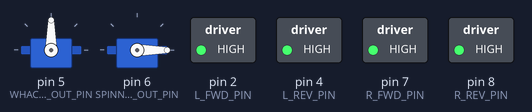
A sketch run on a simulated Arduino Uno, built with avr-gcc and run on an emulated ATmega328P. Parts: 2 × servo, switched loads named in the sketch (green lamp = pin HIGH).

Above: at 0.3 s.
Timing chart, 0 to 1.8 s (numbered marks = the images above):
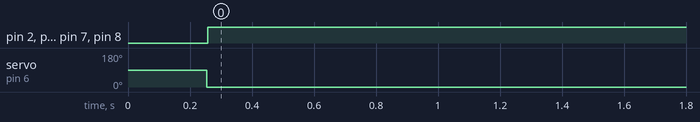

Measured:
- by itself, pin 2 (L_FWD_PIN), pin 4 (L_REV_PIN), pin 7 (R_FWD_PIN), pin 8 (R_REV_PIN): LOW → HIGH at 0.26 s
- by itself, servo on pin 6 (SPINNER_SERVO_OUT_PIN): 90° → 0° at 0.25 s

The sketch:

RcCombatBotSpinner.ino
```cpp
//#define DEBUG 1
//#define IS_PPM  // comment this define for serial input from satellite receiver

#include "configuration.h"
#include "RcSatelliteReceiver\RcSatelliteReceiver.h"
#include <SoftPWM.h>
#include <Servo.h>

RcSatelliteReceiver Receiver;

#ifdef IS_PPM
int MIN_CHANNEL_VAL 840
int MAX_CHANNEL_VAL 1650
#else
int MIN_CHANNEL_VAL = Receiver.MinChannelValue;
int MAX_CHANNEL_VAL = Receiver.MaxChannelValue;
#endif // IS_PPM

int _channels[NUM_CHANNELS];
int _ppmSkipCount = 5;
bool _isInitialized = false;
Servo _whackerServo;
Servo _spinnerServo;

double _spinnerRampUpPerMicro = (double)MAX_SERVO_VALUE / (double)(SPINNER_RAMP_UP_MS * 1000);
double _spinnerRampedPosition = 0;
unsigned long _spinnerLastMicros = micros();

void setup()
{
	Serial.begin(115200);

	// Set failsafe values for channels that cause movement
	int servoMidPoint = (Receiver.MinChannelValue + Receiver.MaxChannelValue) / 2;
	Receiver.setChannelFailsafeValue(CHANNEL_SPINNER, Receiver.MinChannelValue);
	Receiver.setChannelFailsafeValue(CHANNEL_WHACKER, servoMidPoint);
	Receiver.setChannelFailsafeValue(CHANNEL_THROTTLE, servoMidPoint);
	Receiver.setChannelFailsafeValue(CHANNEL_STEERING, servoMidPoint);

	InitGPIO();

	// RunTestSequence();
}

void loop() {
#ifdef IS_PPM
	GetPpmChannels();
#else
	GetSatelliteChannels();
#endif // IS_PPM

	/*
	#ifdef DEBUG
		for (int channelNum = 1; channelNum <= NUM_CHANNELS; channelNum++)
		{
			Serial.print("  ");
			Serial.print(channelNum);
			Serial.print(": ");
			Serial.print(getChannel(channelNum));
		}
		Serial.println();
	#endif
	*/

	int throttlePosition = GetNormalizedStickPosition(getChannel(CHANNEL_THROTTLE), -127, 127, 6);
	int steeringPosition = GetNormalizedStickPosition(getChannel(CHANNEL_STEERING), -127, 127, 6);
	int whackerPosition = GetNormalizedStickPosition(getChannel(CHANNEL_WHACKER), 0, MAX_SERVO_VALUE, 6);
	int spinnerPosition = GetNormalizedStickPosition(getChannel(CHANNEL_SPINNER), 0, MAX_SERVO_VALUE, 0);
	double speedRatio = (double)GetNormalizedStickPosition(getChannel(CHANNEL_SPEED_PERCENT), 0, 100, 0) / 100.0;
	bool isWedgeMode = GetNormalizedStickPosition(getChannel(CHANNEL_WEDGE_MODE), 0, 100, 0) > 60 ? true : false;
	bool isInverted = GetNormalizedStickPosition(getChannel(CHANNEL_INVERT), 0, 100, 0) > 60 ? true : false;

	// wait for first good signal from the receiver
	if (!_isInitialized)
	{
		if (throttlePosition != 0 || steeringPosition != 0 || spinnerPosition != 0)
		{
#ifdef DEBUG
			Serial.println("Not initialized! Throttle, steering and spinner must be 0 to initialize.");
#endif
			return;
		}
#ifdef DEBUG
		Serial.println("Initialize. Throttle and steering are both 0.");
#endif
		_isInitialized = true;
	}

	if (isWedgeMode)
	{
		steeringPosition = -steeringPosition;
		isInverted = !isInverted;
	}

	WheelPower wheelPower = GetWheelPower(steeringPosition, throttlePosition);
	if (speedRatio < 1)
	{
		wheelPower.Left = (double)wheelPower.Left * speedRatio;
		wheelPower.Right = (double)wheelPower.Right * speedRatio;
	}

	spinnerPosition = getRampedPosition(spinnerPosition, _spinnerRampUpPerMicro, &_spinnerRampedPosition, &_spinnerLastMicros);

	if (isInverted)
	{
		// invert wheel directions
		int temp = wheelPower.Left;
		wheelPower.Left = -wheelPower.Right;
		wheelPower.Right = -temp;

		// invert swiping direction
		whackerPosition = MAX_SERVO_VALUE - whackerPosition;
	}

	// Make it so...
	if (wheelPower.Left == 0 && wheelPower.Right == 0)
	{
		// Brake
		SoftPWMSet(L_FWD_PIN, 255);
		SoftPWMSet(L_REV_PIN, 255);
		SoftPWMSet(R_FWD_PIN, 255);
		SoftPWMSet(R_REV_PIN, 255);
	}
	else
	{
		SoftPWMSet(L_FWD_PIN, wheelPower.Left > 0 ? Bind(abs(wheelPower.Left) * 2 + 1, 0, 255) : LOW);
		SoftPWMSet(L_REV_PIN, wheelPower.Left < 0 ? Bind(abs(wheelPower.Left) * 2 + 1, 0, 255) : LOW);
		SoftPWMSet(R_FWD_PIN, wheelPower.Right > 0 ? Bind(abs(wheelPower.Right) * 2 + 1, 0, 255) : LOW);
		SoftPWMSet(R_REV_PIN, wheelPower.Right < 0 ? Bind(abs(wheelPower.Right) * 2 + 1, 0, 255) : LOW);
	}

	_whackerServo.write(whackerPosition);
	_spinnerServo.write(spinnerPosition);

#ifdef DEBUG
	Serial.print("wheelPower.Left: ");
	Serial.print(wheelPower.Left);
	Serial.print("    wheelPower.Right: ");
	Serial.print(wheelPower.Right);
	Serial.println();
#endif

	digitalWrite(INDICATOR_LED_PIN, HIGH);
}

int getRampedPosition(int targetPosition, double rampUpPerMicro, double* rampedPosition, unsigned long* lastMicros)
{
	unsigned long prevLastMicros = *lastMicros;
	*lastMicros = micros();
	if (targetPosition <= *rampedPosition)
	{ // Allow immediate reduction (no ramp down)
		*rampedPosition = targetPosition;
	}
	else
	{
		unsigned long elapsedMicros = *lastMicros - prevLastMicros;
		*rampedPosition += (double)elapsedMicros * rampUpPerMicro;
		if (targetPosition > *rampedPosition)
		{
			*rampedPosition = targetPosition;
		}
	}

	return *rampedPosition;
}

#ifdef IS_PPM
void GetPpmChannels()
{
	unsigned int syncPulse;
	unsigned int syncPulseFailures = 0;

	// wait until the synchronize pulse arrives
	do
	{
		syncPulse = pulseIn(PPM_IN_PIN, HIGH);

		if (syncPulse > 3000 && syncPulse < 50000)	// anything ins this range is a PPM sync pulse
			break;

		syncPulseFailures++;

		if (syncPulseFailures >= 30)
		{
			digitalWrite(INDICATOR_LED_PIN, LOW);
#ifdef DEBUG
			Serial.println("No sync pulse detected (no signal)");
#endif
			syncPulseFailures = 0;
		}
	} while (true);

	if (_ppmSkipCount > 0)
	{
		// skip the first few PPM frames to clear the pipe of any junk data
#ifdef DEBUG
		Serial.println("Skipping PPM frame...");
#endif
		_ppmSkipCount--;
		return;
	}

	// Read the pulses for each channel
	for (int i = 1; i <= NUM_CHANNELS; i++)
	{
		int channel = mapPpmChannel(i);

		setChannel(channel, pulseIn(PPM_IN_PIN, HIGH));
	}
}

int mapPpmChannel(int ppmChannel)
{
	// PPM sends the first 3 channels out of order so we need to map them
	if (ppmChannel == 1)
		return 2;
	if (ppmChannel == 2)
		return 3;
	if (ppmChannel == 3)
		return 1;

	return ppmChannel;
}

#else
void GetSatelliteChannels()
{
	Receiver.readChannelValues();

	for (int channel = 1; channel <= NUM_CHANNELS; channel++)
	{
		setChannel(channel, Receiver.getChannel(channel));
	}
}
#endif // IS_PPM

int GetNormalizedStickPosition(int absoluteChannelValue, int minValue, int maxValue, int centerJitterPercent)
{
	if (absoluteChannelValue <= MIN_CHANNEL_VAL)
		return minValue; // make sure we don't go past the min value

	if (absoluteChannelValue >= MAX_CHANNEL_VAL)
		return maxValue;	// make sure we don't go past the max value

	int zeroBased = absoluteChannelValue - MIN_CHANNEL_VAL;
	double percent = ((double)zeroBased) / ((double)(MAX_CHANNEL_VAL - MIN_CHANNEL_VAL));

	// prevent jitter at rest
	if (abs(percent - .50) <= ((double)centerJitterPercent / 100.0))
		percent = .50;

	int delta = maxValue - minValue;
	return minValue + (delta * percent);
}

int getChannel(int channel)
{
	return _channels[channel - 1];
}

void setChannel(int channel, int value)
{
	_channels[channel - 1] = value;
}

// Differential Steering Joystick Algorithm
// ========================================
//   by Calvin Hass
//   https://www.impulseadventure.com/elec/
//
// Converts a single dual-axis joystick into a differential
// drive motor control, with support for both drive, turn
// and pivot operations.
// Original code from: https://www.impulseadventure.com/elec/robot-differential-steering.html
// INPUTS
//     nJoyX;              // Joystick X input                     (-128..+127)
//     nJoyY;              // Joystick Y input                     (-128..+127)
WheelPower GetWheelPower(int nJoyX, int nJoyY)
{
	// OUTPUTS
	int     nMotMixL;           // Motor (left)  mixed output           (-128..+127)
	int     nMotMixR;           // Motor (right) mixed output           (-128..+127)

	// CONFIG
	// - fPivYLimt  : The threshold at which the pivot action starts
	//                This threshold is measured in units on the Y-axis
	//                away from the X-axis (Y=0). A greater value will assign
	//                more of the joystick's range to pivot actions.
	//                Allowable range: (0..+127)
	float fPivYLimit = nJoyY > 0 ? 80.0 : 50.0;

	// TEMP VARIABLES
	float   nMotPremixL;    // Motor (left)  premixed output        (-128..+127)
	float   nMotPremixR;    // Motor (right) premixed output        (-128..+127)
	int     nPivSpeed;      // Pivot Speed                          (-128..+127)
	float   fPivScale;      // Balance scale b/w drive and pivot    (   0..1   )

	// Calculate Drive Turn output due to Joystick X input
	if (nJoyY >= 0) {
		// Forward
		nMotPremixL = (nJoyX >= 0) ? 127.0 : (127.0 + nJoyX);
		nMotPremixR = (nJoyX >= 0) ? (127.0 - nJoyX) : 127.0;
	}
	else {
		// Reverse
		nMotPremixL = (nJoyX >= 0) ? (127.0 - nJoyX) : 127.0;
		nMotPremixR = (nJoyX >= 0) ? 127.0 : (127.0 + nJoyX);
	}

	// Scale Drive output due to Joystick Y input (throttle)
	nMotPremixL = nMotPremixL * nJoyY / 128.0;
	nMotPremixR = nMotPremixR * nJoyY / 128.0;

	// Now calculate pivot amount
	// - Strength of pivot (nPivSpeed) based on Joystick X input
	// - Blending of pivot vs drive (fPivScale) based on Joystick Y input
	nPivSpeed = nJoyX;

	fPivScale = (abs(nJoyY) > fPivYLimit) ? 0.0 : (1.0 - abs(nJoyY) / fPivYLimit);

	// Calculate final mix of Drive and Pivot
	nMotMixL = (1.0 - fPivScale)*nMotPremixL + fPivScale * (nPivSpeed);
	nMotMixR = (1.0 - fPivScale)*nMotPremixR + fPivScale * (-nPivSpeed);

	// Make reversing into a turn feel more natural
	if (nJoyY < -fPivYLimit)
	{
		int temp = nMotMixR;
		nMotMixR = nMotMixL;
		nMotMixL = temp;
	}

	WheelPower wheelPower;
	wheelPower.Left = nMotMixL;
	wheelPower.Right = nMotMixR;

	return wheelPower;
}

int Bind(int value, int min, int max)
{
	if (value < min)
		return min;

	if (value > max)
		return max;

	return value;
}


int GetHighestValue(int value1, int value2)
{
	return (value1 > value2) ? value1 : value2;
}

// motor control
void SetMotorspeed(int speedLeft, int speedRight)
{
	//analogWrite(L_SPEED_PIN, speedLeft);
	//analogWrite(R_SPEED_PIN, speedRight);
}

void GoStop(int milliseconds = 0)
{
	digitalWrite(L_FWD_PIN, LOW);
	digitalWrite(L_REV_PIN, LOW);
	digitalWrite(R_FWD_PIN, LOW);
	digitalWrite(R_REV_PIN, LOW);
	SetMotorspeed(0, 0);
	delay(milliseconds);
}

// initialize Pins
void InitGPIO()
{
	SoftPWMBegin();
	SoftPWMSet(L_FWD_PIN, 0);
	SoftPWMSet(L_REV_PIN, 0);
	SoftPWMSet(R_FWD_PIN, 0);
	SoftPWMSet(R_REV_PIN, 0);

#ifdef IS_PPM
	pinMode(PPM_IN_PIN, INPUT);
#endif

	_whackerServo.attach(WHACKER_SERVO_OUT_PIN);
	_spinnerServo.attach(SPINNER_SERVO_OUT_PIN);

	GoStop();
}

void RunTestSequence()
{
	// Test sequence
	digitalWrite(L_FWD_PIN, 255);
	delay(1000);
	GoStop(500);

	digitalWrite(L_REV_PIN, 255);
	delay(1000);
	GoStop(500);

	digitalWrite(R_FWD_PIN, 255);
	delay(1000);
	GoStop(500);

	digitalWrite(R_REV_PIN, 255);
	delay(1000);

	GoStop(0);
}
```

RcSatelliteReceiver.h
```cpp
/*
 * RcSatelliteReceiver.h
 *  Created on: 2019-06-30
 *      Author: Doug Krahmer
 */

#ifndef RCSATELLITERECEIVER_H_
#define RCSATELLITERECEIVER_H_

#include "Arduino.h"

class RcSatelliteReceiver {
public:
	RcSatelliteReceiver(void);
	void readChannelValues(void);
	int getChannel(int chanelNumber);
	int getThr();
	int getAil();
	int getEle();
	int getRud();
	unsigned long getMillisSinceLastReceive();
	void setChannelFailsafeValue(int channel, int value);
	const int MinChannelValue = 342;
	const int MaxChannelValue = 1706;
	const int MessageLength = 16;
	unsigned long FailsafeDelayMilliseconds = 250; // milliseconds since the last receive to wait before enabling Fail-Safe values

private:
	int getChannelNumber(int servoData);
	int getChannelValue(int servoData);
	const int MaxChannels = 12;
	int _channelValues[12];
	int _channelFailsafeValues[12];
	unsigned long _lastReceiveMillis = 0;
};

#endif // RCSATELLITERECEIVER_H_
```

configuration.h
```cpp
#define L_FWD_PIN  2	// H-bridge left motor forward
#define L_REV_PIN  4	// H-bridge left motor reverse

#define R_FWD_PIN  7	// H-bridge right motor forward
#define R_REV_PIN  8	// H-bridge right motor reverse

#define PPM_IN_PIN A0
#define NUM_CHANNELS 12

#define WHACKER_SERVO_OUT_PIN 5
#define SPINNER_SERVO_OUT_PIN 6

#define CHANNEL_SPINNER 1	// throttle stick
#define CHANNEL_WHACKER 2	// Rudder (L stick side-to-side)

#define CHANNEL_THROTTLE 3
#define CHANNEL_STEERING 4

#define CHANNEL_SPEED_PERCENT 5
#define CHANNEL_INVERT 6

#define CHANNEL_WEDGE_MODE 7

#define MAX_SERVO_VALUE 180
#define SPINNER_RAMP_UP_MS 2000

const uint8_t INDICATOR_LED_PIN = 13;

struct WheelPower
{
	int Left;
	int Right;
};
```
